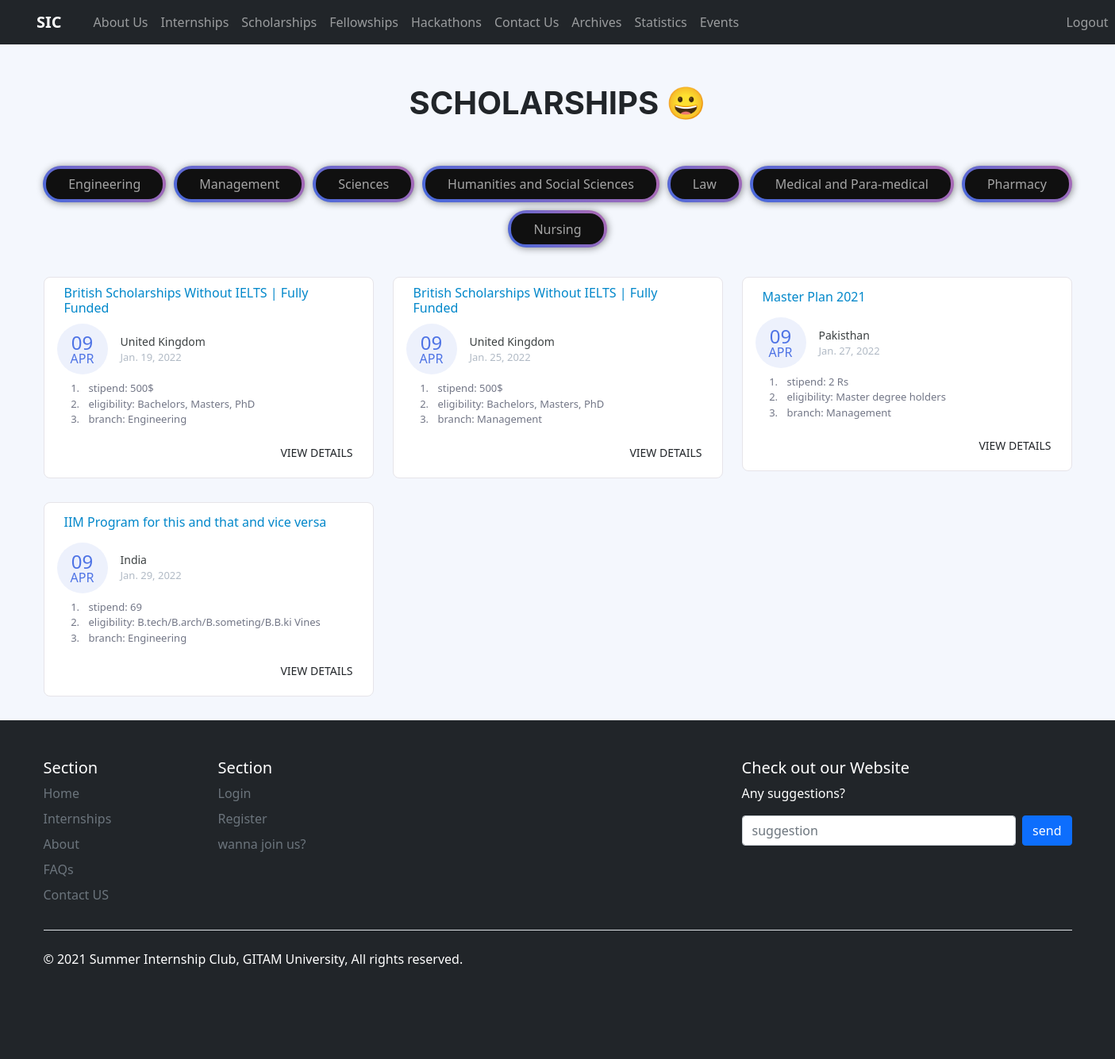
The app's page /scholarships/ (signed in) with its own data.
### page/models.py (models this page shows, shortened)
class Scolarships(models.Model):
    name = models.CharField(max_length=150)
    eligibility = models.CharField(max_length=150)
    description = models.TextField()
    university_organization = models.CharField(max_length=100, null=True)
    stipend = models.CharField(max_length=80)
    duration = models.CharField(max_length=80)
    end_date = models.DateField()
    country = models.CharField(max_length=50)
    branch = models.CharField(max_length=50, choices=BRANCH_CHOICES, default='Everyone')
    referral_link = models.CharField(max_length=150, null=True)
    link_to_apply = models.CharField(max_length=150)
    date_posted = models.DateTimeField(default=timezone.now, blank=False)

### page/views.py (the view)
# urls.py: path('scholarships/', views.scholarships, name='page-scholarships'),
def scholarships(request):
    context = {
        'branches': branches,
        'count': Scolarships.objects.all().count(),
        'scholarships': Scolarships.objects.order_by('-date_posted')
    }
    return render(request, 'page/scholarships.html', context)

### page/templates/page/scholarships.html (shortened to what this page needs)
{% extends "page/base.html" %} {% block content %} {% load static %}
<div>
  <div class="heading"><h1>SCHOLARSHIPS 😀</h1></div>
  <div class="selectButtons">
    {% for branch in branches %}
    <a class="bn40" href="{% url 'scholarship_branch' branch %}"
      ><button class="bn30">{{branch}}</button></a>
    {% endfor %}
  </div>
</div>
<div class="container">
  <div class="row">
    {% for post in scholarships %}
    <div class="col-lg-4">
      <div class="card card-margin">
        <div class="card-header no-border">
          <h6 class="card-title hover-underline-animation">{{ post.name }}</h6>
        </div>
        <div class="card-body pt-0">
          <div class="widget-49">
            <div class="widget-49-title-wrapper">
              <div class="widget-49-date-primary">
                <span class="widget-49-date-day">09</span>
                <span class="widget-49-date-month">apr</span>
              </div>
              <div class="widget-49-meeting-info">
                <span class="widget-49-pro-title">{{ post.country }}</span>
                <span class="widget-49-meeting-time">{{ post.end_date }}</span>
              </div>
            </div>
            <ol class="widget-49-meeting-points">
              <li class="widget-49-meeting-item">
                <span>stipend: {{ post.stipend }} </span>
              </li>
              <li class="widget-49-meeting-item">
                <span>eligibility: {{ post.eligibility }}</span>
              </li>
              <li class="widget-49-meeting-item">
                <span>branch: {{ post.branch }}</span>
              </li>
            </ol>
            <div class="widget-49-meeting-action">
              <a href="{% url 'specific_scholarship' post.name %}"
                class="btn btn-sm btn-flash-border-primary">View Details</a>
            </div>
          </div>
        </div>
      </div>
    </div>
    {% endfor %}
  </div>
</div>
{% endblock content %}

### page/templates/page/scholarships.html (style rules this page uses)
body { background: #f4f7fd; }
.heading { font-family: "Inter", sans-serif; margin: 50px; }
.heading h1 { font-weight: bolder; text-align: center; margin: 20px; }
.card-margin { margin-bottom: 1.875rem; }
.card { position: relative; display: flex; flex-direction: column; min-width: 0; word-wrap: break-word; background-color: #ffffff; background-clip: border-box; border: 1px solid #e6e4e9; border-radius: 8px; transition: 0.3s transform cubic-bezier(0.155, 1.105, 0.295, 1.12), 0.3s box-shadow, 0.3s -webkit-transform cubic-bezier(0.155, 1.105, 0.295, 1.12); }
.card-title { margin: 10px; }
.hover-underline-animation { display: inline-block; position: relative; color: #0087ca; }
.hover-underline-animation:after { content: ""; position: absolute; width: 100%; transform: scaleX(0); height: 2px; bottom: 0; left: 0; background-color: #0087ca; transform-origin: bottom right; transition: transform 0.25s ease-out; }
.card .card-header.no-border { border: 0; }
.card .card-header { background: none; padding: 0 0.9375rem; font-weight: 500; display: flex; align-items: center; min-height: 50px; }
.card-header:first-child { border-radius: calc(8px - 1px) calc(8px - 1px) 0 0; }
.widget-49 .widget-49-title-wrapper { display: flex; align-items: center; }
.widget-49 .widget-49-title-wrapper .widget-49-date-primary { display: flex; align-items: center; justify-content: center; flex-direction: column; background-color: #edf1fc; width: 4rem; height: 4rem; border-radius: 50%; }
.widget-49 .widget-49-title-wrapper .widget-49-date-primary .widget-49-date-day { color: #4e73e5; font-weight: 500; font-size: 1.5rem; line-height: 1; }
.widget-49 .widget-49-title-wrapper .widget-49-date-primary .widget-49-date-month { color: #4e73e5; line-height: 1; font-size: 1rem; text-transform: uppercase; }
.widget-49 .widget-49-title-wrapper .widget-49-meeting-info { display: flex; flex-direction: column; margin-left: 1rem; }
.widget-49 .widget-49-title-wrapper .widget-49-meeting-info .widget-49-pro-title { color: #3c4142; font-size: 14px; }
.widget-49 .widget-49-title-wrapper .widget-49-meeting-info .widget-49-meeting-time { color: #b1bac5; font-size: 13px; }
.widget-49 .widget-49-meeting-points { font-weight: 400; font-size: 13px; margin-top: 0.5rem; }
.widget-49 .widget-49-meeting-points .widget-49-meeting-item { display: list-item; color: #727686; }
.widget-49 .widget-49-meeting-points .widget-49-meeting-item span { margin-left: 0.5rem; }
.widget-49 .widget-49-meeting-action { text-align: right; }
.widget-49 .widget-49-meeting-action a { text-transform: uppercase; }
.selectButtons { display: flex; flex-wrap: wrap; justify-content: center; align-items: center; margin: 2rem; }
.selectButtons a { margin: 5px; }
.bn30 { border: 5em; cursor: pointer; outline: none; font-size: 16px; -webkit-transform: translate(0); transform: translate(0); background-image: linear-gradient(45deg, #4568dc, #b06ab3); padding: 0.7em 2em; border-radius: 65px; box-shadow: 1px 1px 10px rgba(0, 0, 0, 0.438); -webkit-transition: box-shadow 0.25s; transition: box-shadow 0.25s; color: rgba(255, 255, 255, 0.623); }
.bn30:after { content: ""; border-radius: 18px; position: absolute; margin: 4px; top: 0; left: 0; bottom: 0; right: 0; z-index: -1; background: #101010; }

### records on screen
Scolarships: name "British Scholarships Without IELTS | Fully Funded", country "United Kingdom", end_date "Jan. 19, 2022", stipend "500$", eligibility "Bachelors, Masters, PhD", branch "Engineering"
Scolarships: name "British Scholarships Without IELTS | Fully Funded", country "United Kingdom", end_date "Jan. 25, 2022", stipend "500$", eligibility "Bachelors, Masters, PhD", branch "Management"
Scolarships: name "Master Plan 2021", country "Pakisthan", end_date "Jan. 27, 2022", stipend "2 Rs", eligibility "Master degree holders", branch "Management"
Scolarships: name "IIM Program for this and that and vice versa", country "India", end_date "Jan. 29, 2022", stipend "69", eligibility "B.tech/B.arch/B.someting/B.B.ki Vines", branch "Engineering"

### other values on screen
{{ branch }} "Engineering" "Management" "Sciences" "Humanities and Social Sciences" "Law" "Medical and Para-medical" "Pharmacy" "Nursing"
